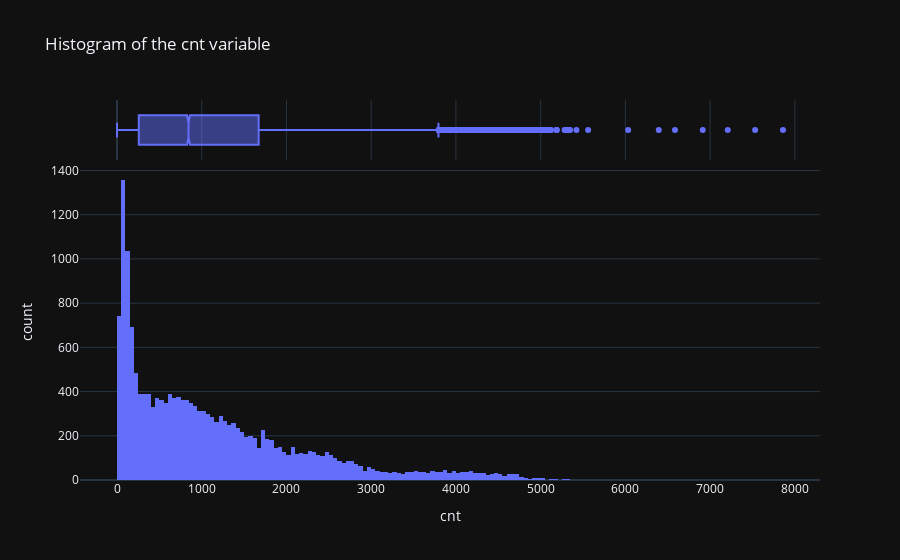

Here is the notebook cell this chart was saved with:
### Markdown cell above
Also add a box chart to the histogram.

Tip: Use parameter marginal of function px.histogram().

### Code cell
px.histogram(df, x= 'cnt',marginal='box',title= 'Histogram of the cnt variable',template='plotly_dark')

### Figure 1 — Plotly figure (JSON) as saved in the notebook; plotly's stock layout.template omitted (floating-point values rounded to 4 significant figures; data arrays with more than 128 entries replaced by an {"elided": "..."} marker saying what was removed)
{"data": [{"alignmentgroup": "True", "bingroup": "x", "hovertemplate": "cnt=%{x}<br>count=%{y}<extra></extra>", "legendgroup": "", "marker": {"color": "#636efa", "pattern": {"shape": ""}}, "name": "", "offsetgroup": "", "orientation": "v", "showlegend": false, "type": "histogram", "x": {"elided": "17414 int values"}, "xaxis": "x", "yaxis": "y"}, {"alignmentgroup": "True", "hovertemplate": "cnt=%{x}<extra></extra>", "legendgroup": "", "marker": {"color": "#636efa"}, "name": "", "notched": true, "offsetgroup": "", "showlegend": false, "type": "box", "x": {"elided": "17414 int values"}, "xaxis": "x2", "yaxis": "y2"}], "layout": {"barmode": "relative", "legend": {"tracegroupgap": 0}, "title": {"text": "Histogram of the cnt variable"}, "xaxis": {"anchor": "y", "domain": [0, 1], "title": {"text": "cnt"}}, "xaxis2": {"anchor": "y2", "domain": [0, 1], "matches": "x", "showgrid": true, "showticklabels": false}, "yaxis": {"anchor": "x", "domain": [0, 0.8316], "title": {"text": "count"}}, "yaxis2": {"anchor": "x2", "domain": [0.8416, 1], "matches": "y2", "showgrid": false, "showline": false, "showticklabels": false, "ticks": ""}}}
